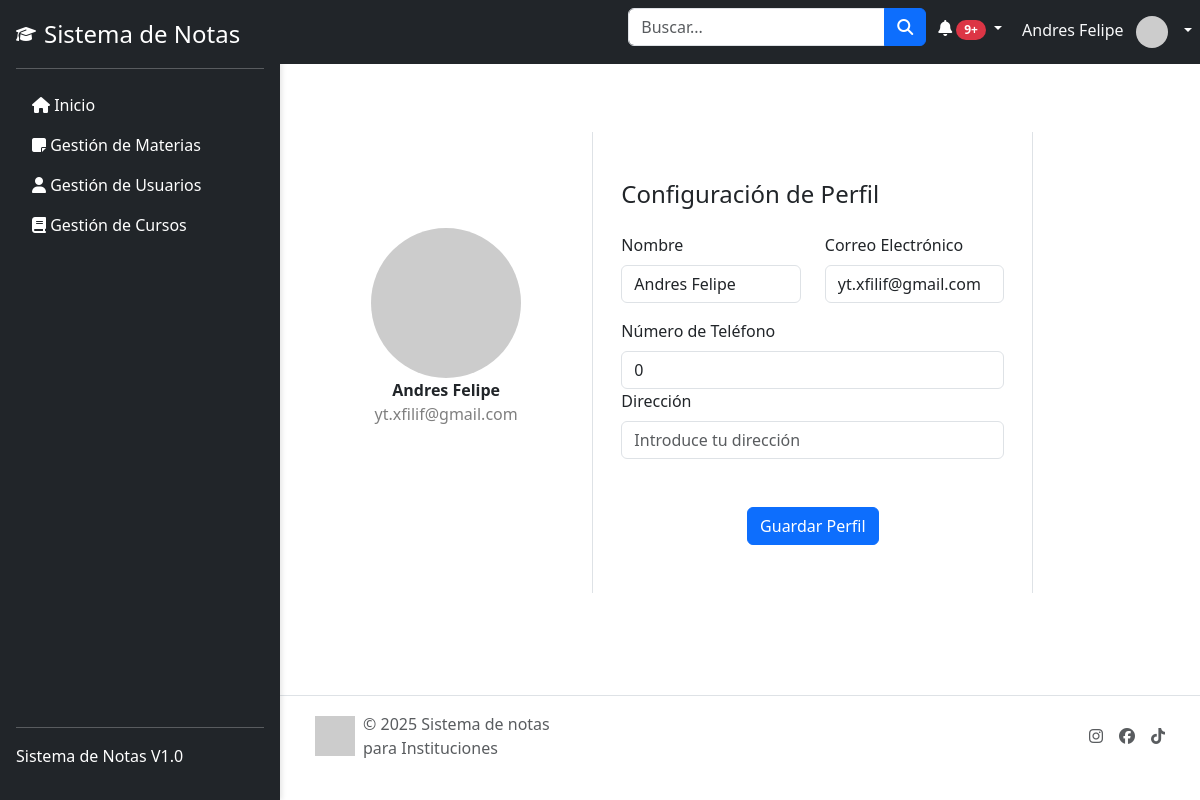
Page /dashboard/settings.php (signed in) on the committed database.
### tables this page shows
CREATE TABLE `usuarios` (
  `id` int(11) NOT NULL,
  `nombre` varchar(100) NOT NULL,
  `email` varchar(100) NOT NULL,
  `password` varchar(255) NOT NULL,
  `rol` enum('estudiante','profesor','administrador','desarrollador','moderador') NOT NULL,
  `fecha_registro` timestamp NOT NULL DEFAULT current_timestamp(),
  `numero_identidad` varchar(20) NOT NULL,
  `sexo` enum('masculino','femenino','otro') NOT NULL,
  `avatar` varchar(255) DEFAULT NULL,
  `fecha_nacimiento` date NOT NULL DEFAULT current_timestamp(),
  `telefono` int(11) NOT NULL,
  `direccion` text NOT NULL
);

### dashboard/settings.php (the view, shortened to what this page needs)
<?php
 include '../database.php';
$usuario_id = isset($_SESSION['usuario_id']) ? $_SESSION['usuario_id'] : 0;
$user_query = "SELECT nombre, email, telefono, direccion, avatar FROM usuarios WHERE id = ?";
$stmt = $conn->prepare($user_query);
$stmt->bind_param("i", $usuario_id);
$stmt->execute();
$result = $stmt->get_result();
$user_data = $result->fetch_assoc();
$nombre = isset($user_data['nombre']) ? $user_data['nombre'] : '';
$email = isset($user_data['email']) ? $user_data['email'] : '';
$telefono = isset($user_data['telefono']) ? $user_data['telefono'] : '';
$direccion = isset($user_data['direccion']) ? $user_data['direccion'] : '';
?>
<!DOCTYPE html>
<html lang="es">
<head>
    <link href="https://stackpath.bootstrapcdn.com/bootstrap/4.5.2/css/bootstrap.min.css" rel="stylesheet">
    <link href="https://cdnjs.cloudflare.com/ajax/libs/font-awesome/5.15.1/css/all.min.css" rel="stylesheet">
    <link rel="stylesheet" href="./public/css/styles.css">
</head>
<body>
<aside>
 <?php include 'componentes/sidebar.php'; ?>
    </aside>
    <?php include 'componentes/topbar.php'; ?>
    <main>
    <div class="container rounded bg-white mt-5 mb-5">
        <div class="row">
            <div class="col-md-4 border-right">
                <div class="d-flex flex-column align-items-center text-center p-3 py-5">
                    <img class="rounded-circle mt-5" width="150px" src="<?= htmlspecialchars($avatar) ?>" alt="Avatar de <?= htmlspecialchars($nombre) ?>">
                    <span class="font-weight-bold"><?= htmlspecialchars($nombre) ?></span>
                    <span class="text-black-50"><?= htmlspecialchars($email) ?></span>
                </div>
            </div>
            <div class="col-md-6 border-right">
                <div class="p-3 py-5">
                    <div class="d-flex justify-content-between align-items-center mb-3">
                        <h4 class="text-right">Configuración de Perfil</h4>
                    </div>
                    <form method="POST">
                        <div class="row mt-2">
                            <div class="col-md-6">
                                <label class="labels">Nombre</label>
                                <input type="text" class="form-control" name="nombre" value="<?= htmlspecialchars($nombre) ?>" required>
                            </div>
                            <div class="col-md-6">
                                <label class="labels">Correo Electrónico</label>
                                <input type="email" class="form-control" name="email" value="<?= htmlspecialchars($email) ?>" required>
                            </div>
                        </div>
                        <div class="row mt-3">
                            <div class="col-md-12">
                                <label class="labels">Número de Teléfono</label>
                                <input type="text" class="form-control" name="telefono" value="<?= htmlspecialchars($telefono) ?>" placeholder="Introduce tu número de teléfono">
                            </div>
                            <div class="col-md-12">
                                <label class="labels">Dirección</label>
                                <input type="text" class="form-control" name="direccion" value="<?= htmlspecialchars($direccion) ?>" placeholder="Introduce tu dirección">
                            </div>
                        </div>
                        <div class="mt-5 text-center">
                            <button class="btn btn-primary profile-button" type="submit">Guardar Perfil</button>
                        </div>
                    </form>
                </div>
            </div>
        </div>
    </div>
    </main>
    <?php include 'componentes/footer.php'; ?>
</body>
</html>

### dashboard/public/css/styles.css (style rules this page uses)
body { display: flex; flex-direction: column; min-height: 100vh; }
aside { position: fixed; height: 100vh; width: 280px; background-color: #343a40; color: white; box-shadow: 2px 0 5px rgba(0, 0, 0, 0.1); }
main { margin-left: 280px; flex: 1; padding: 20px; }

### public/css/styles.css (style rules this page uses)
body { display: flex; flex-direction: column; min-height: 100vh; }
aside { position: fixed; height: 100vh; width: 280px; background-color: #343a40; color: white; box-shadow: 2px 0 5px rgba(0, 0, 0, 0.1); }
main { margin-left: 280px; flex: 1; padding: 20px; }

### rows in the picture
usuarios: nombre "Andres Felipe", email "yt.xfilif@gmail.com", telefono "0"

### other values in the picture
$_SESSION['usuario_nombre'] "Andres Felipe"
